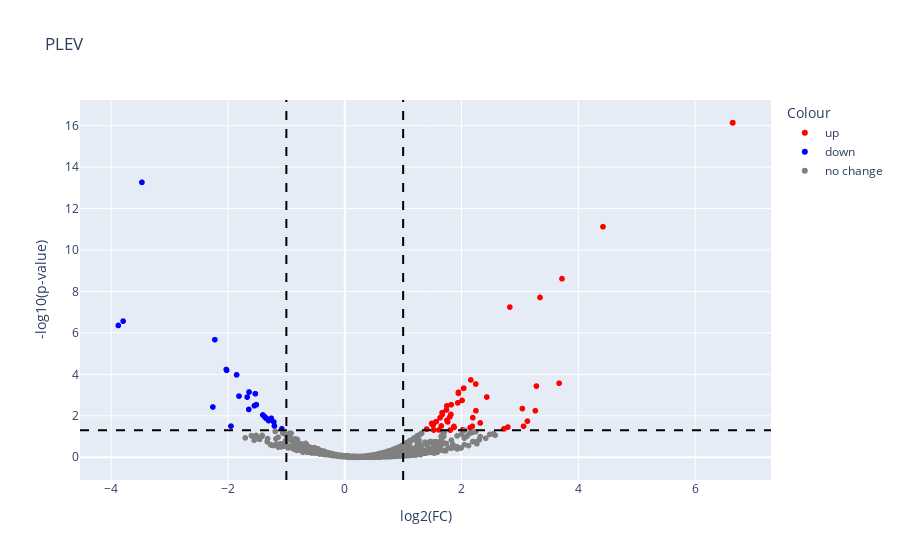

This figure's notebook cell:
### Code cell
# make volcano plot

# PLEV
# tmpsheet = 'Proteins'
# df = pd.read_excel(file_plev0, sheet_name=tmpsheet)

tmpsheet = 'All Proteins_Human'
df = pd.read_excel(file_plev, sheet_name=tmpsheet)

# get the column names
columns_anemic = [x for x in df.columns if re.search(r'^Abundances\s\(Normalized\)', x) and re.search(r'Anemia', x)]
columns_CAD = [x for x in df.columns if re.search(r'^Abundances\s\(Normalized\)', x) and re.search(r'CAD', x)]
tmpdf_anemic = df[columns_anemic].copy()
tmpdf_anemic.fillna(0, inplace=True)
tmpdf_CAD = df[columns_CAD].copy()
tmpdf_CAD.fillna(0, inplace=True)

# keep proteins with at least 5 counts in either condition
# indices_anemic, = np.where(tmpdf_anemic.values.sum(axis=1) > 4.5)
# indices_CAD, = np.where(tmpdf_CAD.values.sum(axis=1) > 4.5)
indices_anemic, = np.where((tmpdf_anemic.values>0).sum(axis=1) > 4.5)
indices_CAD, = np.where((tmpdf_CAD.values>0).sum(axis=1) > 4.5)

indices_considered = sorted(np.union1d(indices_anemic, indices_CAD))
df_union = df.iloc[indices_considered, :]

# print(df.shape[0], df_union.shape[0], df_intersection.shape[0])
# # 2071 2071 2044

# make volcano plot
tmpdf = df_union.loc[:,['Gene Symbol', 'Abundance Ratio: (Anemia) / (CAD)', 'Abundance Ratio Adj. P-Value: (Anemia) / (CAD)']]
tmpdf.columns = ['Name', 'Fold Change', 'p-value']
iii_up = tmpdf[(tmpdf['Fold Change']>=1) & (tmpdf['p-value']<0.05)].index.tolist()
iii_down = tmpdf[(tmpdf['Fold Change']<=1) & (tmpdf['p-value']<0.05)].index.tolist()
iii_noChange = tmpdf[tmpdf['p-value']>=0.05].index.tolist()
tmpdf['Colour'] = ''
tmpdf.loc[iii_up, 'Colour'] = 'up'
tmpdf.loc[iii_down, 'Colour'] = 'down'
tmpdf.loc[iii_noChange, 'Colour'] = 'no change'
tmpdf['-log10(p-value)'] = -np.log10(tmpdf['p-value'])
tmpdf['log2(FC)'] = np.log2(tmpdf['Fold Change'])
plt.clf()
sns.scatterplot(data=tmpdf, x='log2(FC)', y='-log10(p-value)', hue='Colour', palette={'up':'red', 'down':'blue', 'no change':'grey'}).legend(title='')
# plt.axhline(y=-np.log10(0.05), color='black', linestyle='--')
# plt.axvline(x=1, color='black', linestyle='--')
# plt.axvline(x=-1, color='black', linestyle='--')
plt.title('PLEV')
plt.show()

fig = px.scatter(
    tmpdf,
    x='log2(FC)',
    y='-log10(p-value)',
    color='Colour',
    color_discrete_map={'up': 'red', 'down': 'blue', 'no change': 'grey'},
    hover_data=['Name'],
    title='PLEV'
)
fig.add_hline(y=-np.log10(0.05), line_dash="dash", line_color="black")
fig.add_vline(x=1, line_dash="dash", line_color="black")
fig.add_vline(x=-1, line_dash="dash", line_color="black")
fig.show()
fig.write_html('volcano_human_PLEV.html')

### Figure 1 — Plotly figure (JSON) as saved in the notebook; plotly's stock layout.template omitted (floating-point values rounded to 4 significant figures; data arrays with more than 128 entries replaced by an {"elided": "..."} marker saying what was removed)
{"data": [{"customdata": [["KRT74"], ["XPO7"], ["TSPAN15"], ["TRAP1"], ["PSMD3"], ["SUGT1"], ["ATP5PB"], ["AP3B1"], ["H1-5"], ["RIT1"], ["USP47"], ["ECPAS"], ["CPT2"], ["ILVBL"], ["GPX4"], ["HLA-H"], ["TMT1A"], ["TM9SF3"], ["H1-4"], ["KALRN"], [null], ["GOT2"], ["H3-3A; H3-3B"], ["RDH11"], ["CETP"], ["S100A6"], ["PCYOX1L"], ["SERPINB4"], ["ARF4"], ["FLG2"], ["CALML5"], ["PLA2G2A"], ["TOR4A"], ["NCLN"], ["SAR1A"], ["TLN2"], ["PGM2"], ["TFRC"], ["KRT78"], ["CD177"], ["COX4I1"], [null], ["PLA2G4A"], ["KRT17"], ["IGHV4-30-2"], ["ASAH1"], ["PGLS"], ["VDAC3"], ["IGHV1-69"], ["KRT77"], ["ALOX12B"], ["NDUFB10"], ["TFG"], ["PITPNM2"], ["UBE2K"], ["LMAN2"], ["APPL2"], ["NDUFS1"], ["SERPINB9"], ["SERPINE2"], ["SERPINB6"], ["RHEB"], ["IGHV3-64D"]], "hovertemplate": "Colour=up<br>log2(FC)=%{x}<br>-log10(p-value)=%{y}<br>Name=%{customdata[0]}<extra></extra>", "legendgroup": "up", "marker": {"color": "red", "symbol": "circle"}, "mode": "markers", "name": "up", "showlegend": true, "type": "scattergl", "x": [6.644, 6.644, 6.644, 6.644, 6.644, 6.644, 6.644, 6.644, 6.644, 6.644, 6.644, 6.644, 6.644, 6.644, 4.423, 3.721, 3.344, 2.827, 2.158, 3.671, 2.243, 3.283, 2.038, 2.035, 1.947, 1.947, 2.432, 2.009, 1.935, 1.823, 1.747, 3.041, 1.742, 2.246, 3.263, 1.667, 1.818, 1.67, 1.801, 2.192, 1.632, 1.75, 3.128, 1.567, 1.762, 2.32, 1.512, 1.487, 1.513, 1.654, 3.062, 2.184, 1.87, 2.793, 1.864, 1.872, 2.146, 2.726, 1.402, 2.021, 1.612, 1.523, 1.806], "xaxis": "x", "y": [16.14, 16.14, 16.14, 16.14, 16.14, 16.14, 16.14, 16.14, 16.14, 16.14, 16.14, 16.14, 16.14, 16.14, 11.12, 8.616, 7.712, 7.247, 3.731, 3.573, 3.535, 3.435, 3.335, 3.323, 3.133, 3.086, 2.906, 2.743, 2.624, 2.537, 2.481, 2.35, 2.282, 2.245, 2.245, 2.151, 2.066, 2.066, 1.951, 1.909, 1.905, 1.787, 1.742, 1.717, 1.707, 1.655, 1.64, 1.631, 1.536, 1.509, 1.496, 1.494, 1.486, 1.455, 1.442, 1.441, 1.427, 1.368, 1.358, 1.331, 1.317, 1.314, 1.31], "yaxis": "y"}, {"customdata": [["RABL6"], ["MOB3C"], ["PIP5K1B"], ["FCN2"], ["LPA"], ["FGA"], ["DNAJC3"], ["PLPBP"], ["FAM234A"], ["PLCB4"], ["IGLV3-9"], ["DYNC2H1"], ["HPR"], ["TUBB6"], ["HLA-DRB5"], ["MESD"], ["FCN3"], ["APOA2"], ["ST8SIA4"], ["FGFR2"], ["USO1"], ["IGHV3-72"], [null], ["POTEF"], [null], ["MTSS1"], ["IGKV1-16"]], "hovertemplate": "Colour=down<br>log2(FC)=%{x}<br>-log10(p-value)=%{y}<br>Name=%{customdata[0]}<extra></extra>", "legendgroup": "down", "marker": {"color": "blue", "symbol": "circle"}, "mode": "markers", "name": "down", "showlegend": true, "type": "scattergl", "x": [-3.474, -3.796, -3.878, -2.224, -2.029, -2.023, -1.852, -1.639, -1.531, -1.811, -1.671, -1.515, -1.548, -2.258, -1.644, -1.404, -1.37, -1.358, -1.358, -1.351, -1.258, -1.34, -1.304, -1.214, -1.204, -1.949, -1.077], "xaxis": "x", "y": [13.27, 6.569, 6.36, 5.675, 4.234, 4.197, 3.977, 3.147, 3.064, 2.951, 2.902, 2.537, 2.487, 2.425, 2.308, 2.041, 1.949, 1.914, 1.913, 1.893, 1.881, 1.869, 1.77, 1.7, 1.51, 1.503, 1.372], "yaxis": "y"}, {"customdata": {"elided": "1773x1 str values"}, "hovertemplate": "Colour=no change<br>log2(FC)=%{x}<br>-log10(p-value)=%{y}<br>Name=%{customdata[0]}<extra></extra>", "legendgroup": "no change", "marker": {"color": "grey", "symbol": "circle"}, "mode": "markers", "name": "no change", "showlegend": true, "type": "scattergl", "x": {"elided": "1773 float values"}, "xaxis": "x", "y": {"elided": "1773 float values"}, "yaxis": "y"}], "layout": {"legend": {"title": {"text": "Colour"}, "tracegroupgap": 0}, "shapes": [{"line": {"color": "black", "dash": "dash"}, "type": "line", "x0": 0, "x1": 1, "xref": "x domain", "y0": 1.301, "y1": 1.301, "yref": "y"}, {"line": {"color": "black", "dash": "dash"}, "type": "line", "x0": 1, "x1": 1, "xref": "x", "y0": 0, "y1": 1, "yref": "y domain"}, {"line": {"color": "black", "dash": "dash"}, "type": "line", "x0": -1, "x1": -1, "xref": "x", "y0": 0, "y1": 1, "yref": "y domain"}], "title": {"text": "PLEV"}, "xaxis": {"anchor": "y", "domain": [0, 1], "title": {"text": "log2(FC)"}}, "yaxis": {"anchor": "x", "domain": [0, 1], "title": {"text": "-log10(p-value)"}}}}
